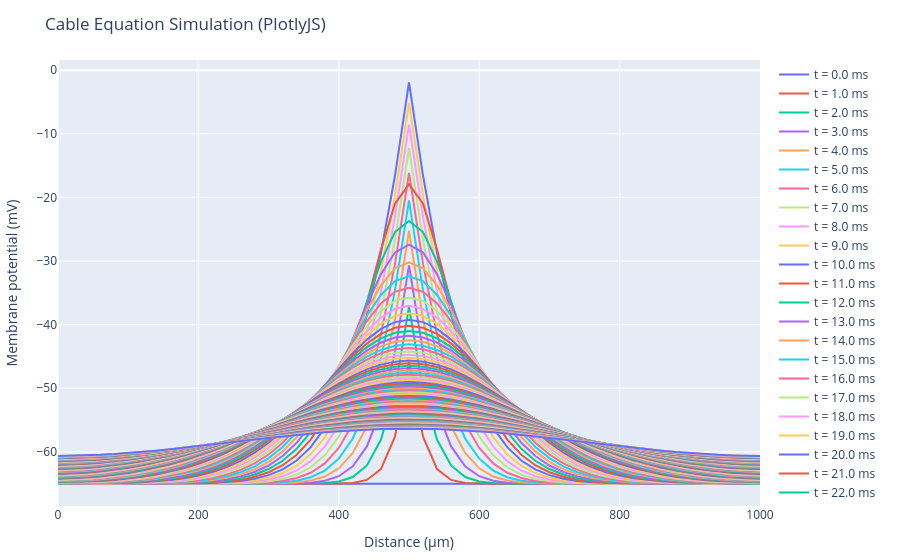

Notebook cell for this chart:
### Code cell
# --- Plotting with PlotlyJS ---
traces = PlotlyJS.AbstractTrace[]
for j in 1:100:length(t)
    trace = PlotlyJS.scatter(;x=x, y=V[:, j], mode="lines", name="t = $(round(t[j], digits=2)) ms") 
    push!(traces, trace)
end

layout = Layout(
    xaxis_title="Distance (µm)",
    yaxis_title="Membrane potential (mV)",
    title="Cable Equation Simulation (PlotlyJS)"
)

plt = PlotlyJS.plot(traces, layout)
display(plt)
